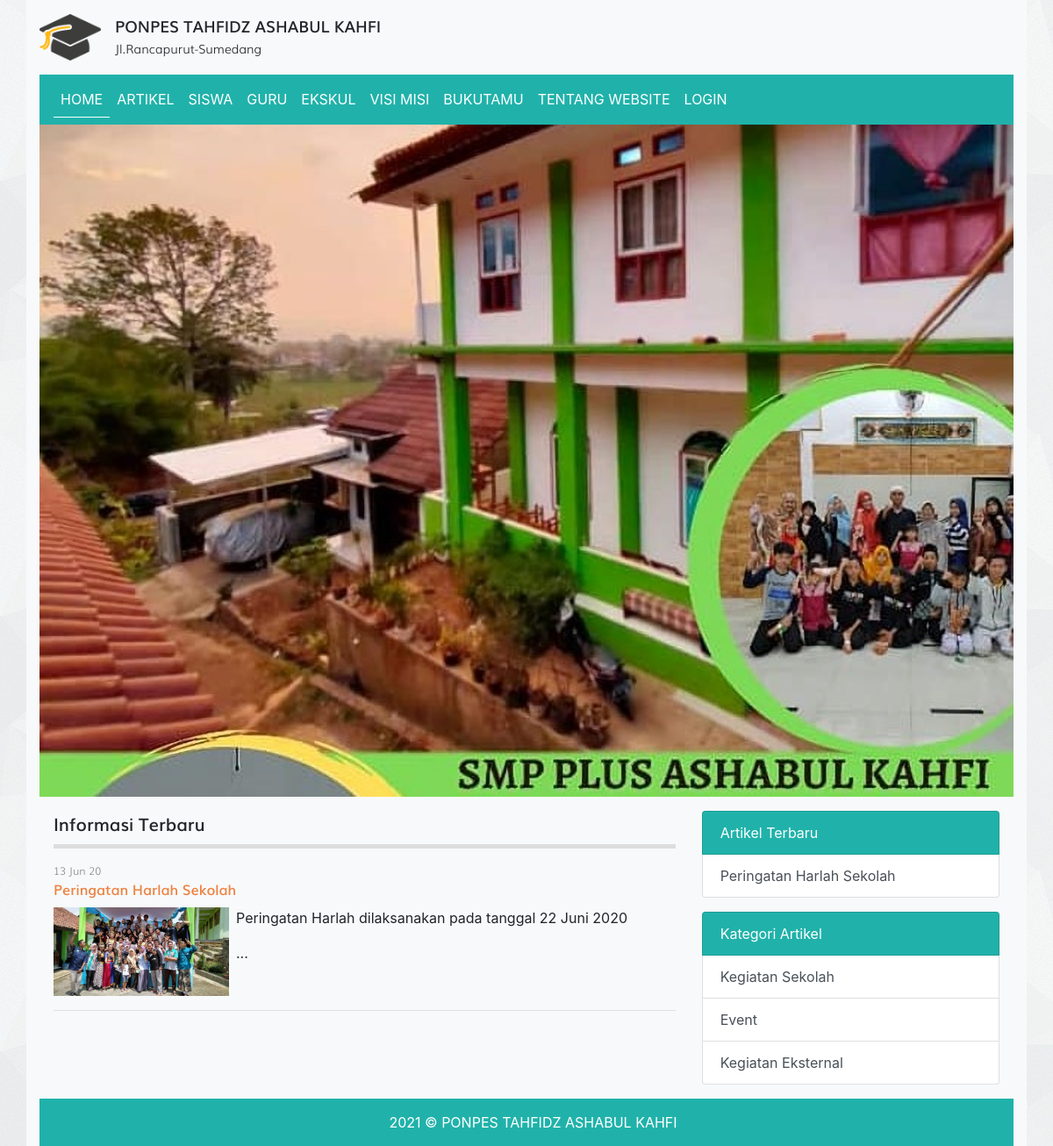
The page / on the database its author committed.
### tables this page shows
CREATE TABLE `tbl_artikel` (
  `id` int(11) NOT NULL,
  `judul` varchar(255) DEFAULT NULL,
  `isi` text DEFAULT NULL,
  `tanggal` date DEFAULT NULL,
  `foto` varchar(100) DEFAULT NULL,
  `id_kategori` int(11) DEFAULT NULL
);

CREATE TABLE `tbl_kategori_artikel` (
  `id` int(11) NOT NULL,
  `nama_kategori` varchar(30) DEFAULT NULL
);

### index.php (the view, shortened to what this page needs)
<?php
require_once 'koneksi.php';
$query = mysqli_query($koneksi, "SELECT * FROM tbl_artikel");
?>
<!DOCTYPE html>
<html>
<head>
	<link rel="stylesheet" href="resources/fonts/stylesheet.css">
	<link rel="stylesheet" href="resources/css/bootstrap.min.css">
	<link rel="stylesheet" href="resources/css/style.css">
</head>
<body>
	<div class="container bg-light">
		<div class="logo clearfix">
			<div class="float-left mt-3 mb-3">
				<img src="resources/images/logo.png" alt="Logo Sekolah" width="70px" class="float-left mr-3">
				<div class="text float-right">
					<span class="smk">PONPES TAHFIDZ ASHABUL KAHFI</span><br>
					<span class="visi">Jl.Rancapurut-Sumedang</span>
				</div>
			</div>
		</div>
		<?php require_once 'navbar.php'; ?>
		<div class="hero">
			<img src="resources/images/bennn.jpg" alt="">
		</div>
		<div class="row p-3">
			<div class="col-md-8">
				<div class="title mb-3">
					Informasi Terbaru
				</div>
				<?php while($artikel = mysqli_fetch_assoc($query)) : ?>
				<div class="artikel">
					<div class="info">
						<div class="post mb-2">
							<span class="tgl"><?= date('d M y', strtotime($artikel['tanggal'])) ?></span>
							<span class="judul"><a href="detail_artikel.php?id=<?= $artikel['id'] ?>"><?= $artikel['judul'] ?></a></span>
						</div>
					</div>
					<div class="detail">
						<div class="clearfix" style="text-align: justify;">
							<img src="images/artikel/<?= $artikel['foto'] ?>" alt="" width="200px" class="float-left mr-2">
							<?= substr($artikel['isi'], 0, 150) . '...' ?>
						</div>
					</div>
					<hr>
				</div>
				<?php endwhile; ?>
			</div>
			<?php require_once 'sidebar.php'; ?>
		</div>
		<div class="text-white footer">
			2021 © PONPES TAHFIDZ ASHABUL KAHFI
		</div>
	</div>
</body>
</html>

### sidebar.php
<?php
$query_artikel_terbaru = mysqli_query($koneksi, "SELECT * FROM tbl_artikel ORDER BY tanggal ASC LIMIT 4");
$query_kategori_artikel= mysqli_query($koneksi, "SELECT * FROM tbl_kategori_artikel LIMIT 4");
?>
<div class="col-sm-4">
	<div class="list-group">
		<span class="list-group-item text-white" style="background-color: #20B2AA">Artikel Terbaru</span>
		<?php while($artikel_terbaru = mysqli_fetch_assoc($query_artikel_terbaru)) : ?>
			<a href="detail_artikel.php?id=<?= $artikel_terbaru['id'] ?>" class="list-group-item list-group-item-action"><?= $artikel_terbaru['judul'] ?></a>
		<?php endwhile; ?>
	</div>
	<div class="list-group">
		<span class="list-group-item text-white mt-3" style="background-color: #20B2AA">Kategori Artikel</span>
		<?php while($kategori_artikel = mysqli_fetch_assoc($query_kategori_artikel)) : ?>
			<a href="kategori.php?id=<?= $kategori_artikel['id'] ?>" class="list-group-item list-group-item-action"><?= $kategori_artikel['nama_kategori'] ?></a>
		<?php endwhile; ?>
	</div>
</div>

### resources/css/style.css (style rules this page uses)
body { background-image: url('../images/bg_all.jpg'); }
.smk { font-family: 'mulisemibold'; font-size: 18px; }
.visi { font-family: 'mulilight'; font-size: 14px; }
.hero img { width: 100%; }
.title { font-family: 'mulisemibold'; font-size: 20px; padding-bottom: 7.5px; border-bottom: 5px solid #ddd }
span.tgl { font-size: 12px; font-family: 'mulilight'; color: #888; display: block; }
span.judul a { text-decoration: none; font-size: 16px; font-family: 'mulisemibold'; color: #ED8240; display: inline-block; transition: .35s; }
.footer { background-color: #20B2AA; padding: 15px 15px 15px 30px; text-align: center; }

### rows shown on the page
tbl_artikel: tanggal "13 Jun 20", judul "Peringatan Harlah Sekolah", foto (picture), isi "Peringatan Harlah dilaksanakan pada tanggal 22 Juni 2020"
tbl_kategori_artikel: nama_kategori "Kegiatan Sekolah"
tbl_kategori_artikel: nama_kategori "Event"
tbl_kategori_artikel: nama_kategori "Kegiatan Eksternal"
